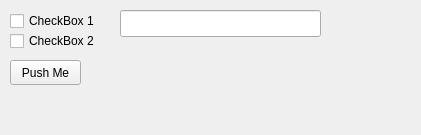
<?xml version="1.0" encoding="UTF-8"?>
<ui version="4.0">
 <class>Form</class>
 <widget class="QWidget" name="Form">
  <property name="geometry">
   <rect>
    <x>0</x>
    <y>0</y>
    <width>421</width>
    <height>135</height>
   </rect>
  </property>
  <property name="windowTitle">
   <string>Form</string>
  </property>
  <widget class="QToolButton" name="SomePush">
   <property name="geometry">
    <rect>
     <x>10</x>
     <y>60</y>
     <width>71</width>
     <height>25</height>
    </rect>
   </property>
   <property name="text">
    <string>Push Me</string>
   </property>
  </widget>
  <widget class="QCheckBox" name="checkBox_1">
   <property name="geometry">
    <rect>
     <x>10</x>
     <y>10</y>
     <width>111</width>
     <height>22</height>
    </rect>
   </property>
   <property name="text">
    <string>CheckBox 1</string>
   </property>
  </widget>
  <widget class="QCheckBox" name="checkBox_2">
   <property name="geometry">
    <rect>
     <x>10</x>
     <y>30</y>
     <width>111</width>
     <height>22</height>
    </rect>
   </property>
   <property name="text">
    <string>CheckBox 2</string>
   </property>
  </widget>
  <widget class="QLineEdit" name="lineEdit">
   <property name="geometry">
    <rect>
     <x>120</x>
     <y>10</y>
     <width>201</width>
     <height>27</height>
    </rect>
   </property>
  </widget>
 </widget>
 <resources/>
 <connections/>
</ui>
